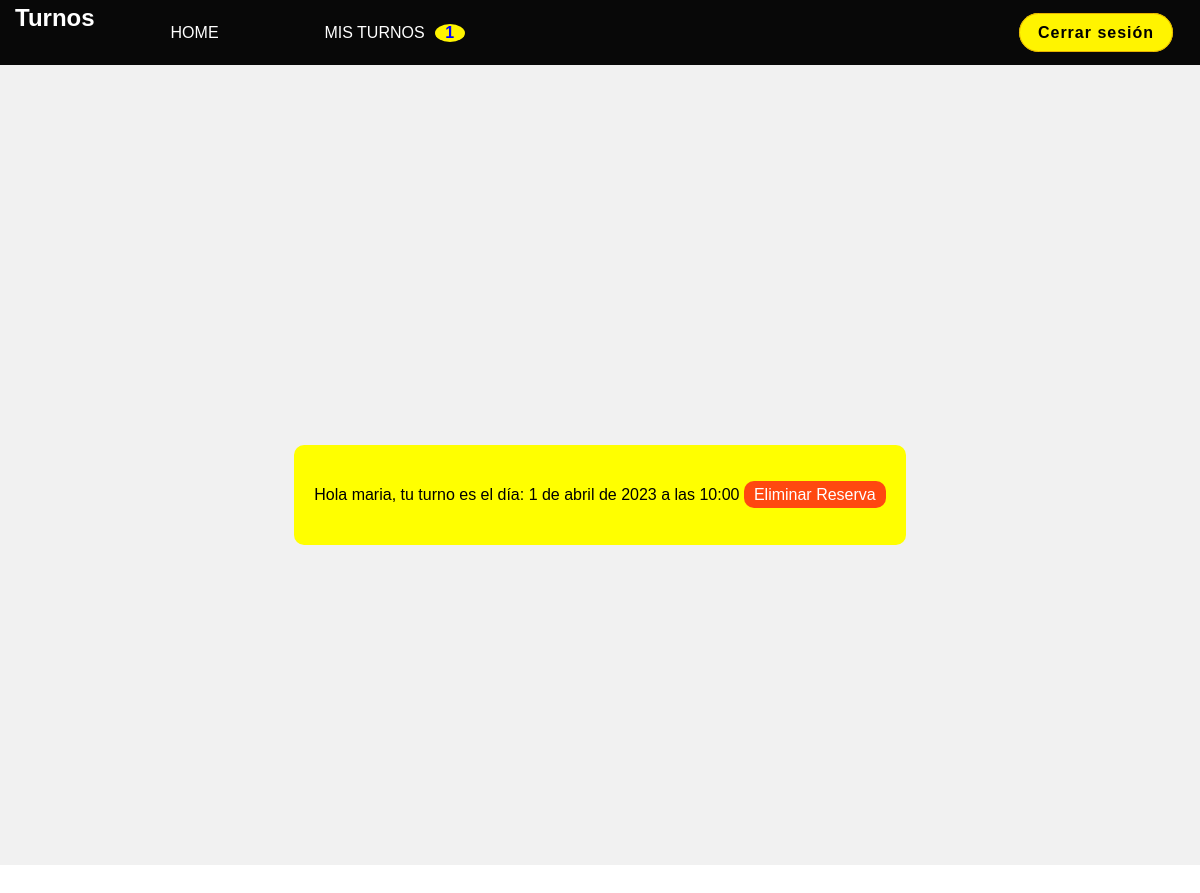
/misTurnos/ (signed in), run on an earlier commit of the app's database.
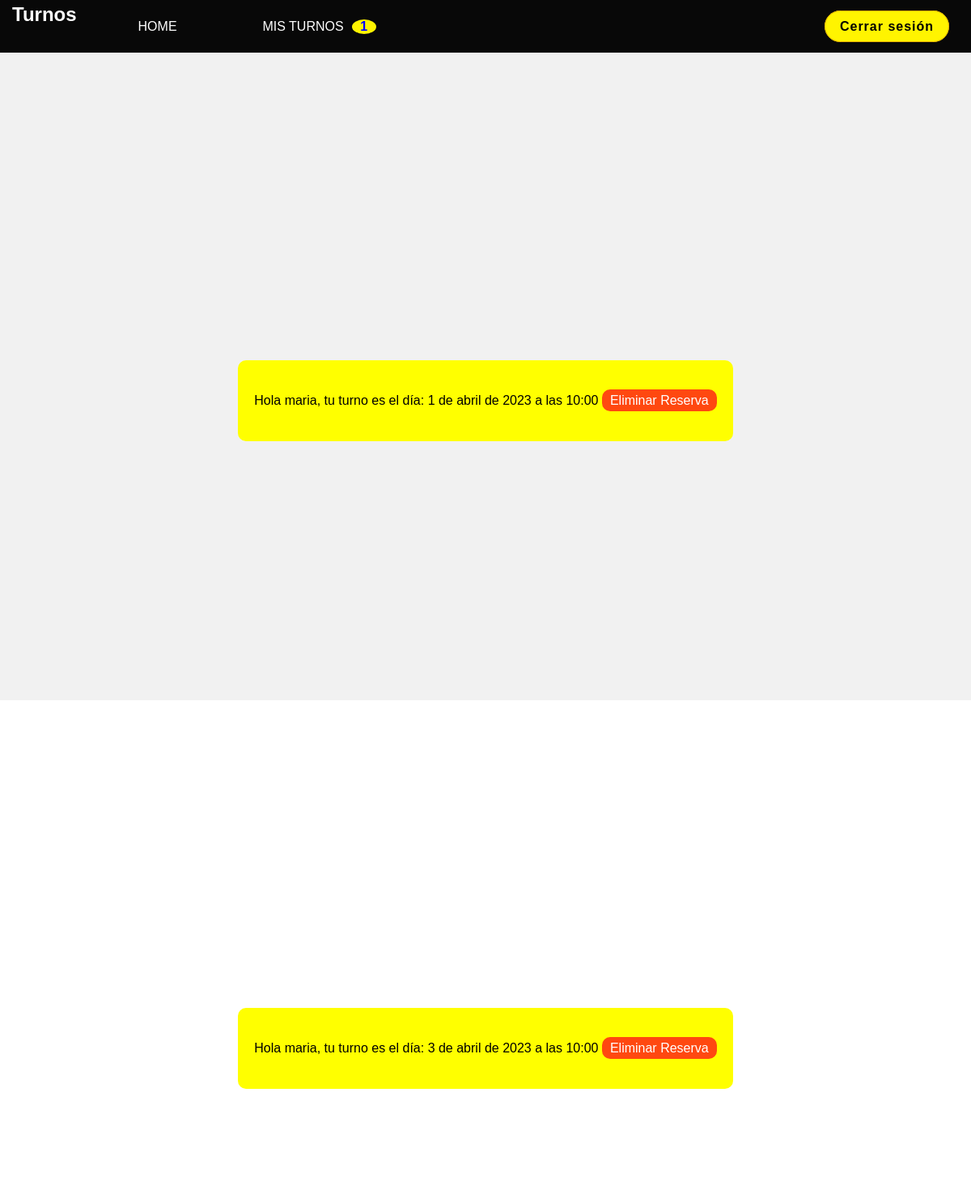
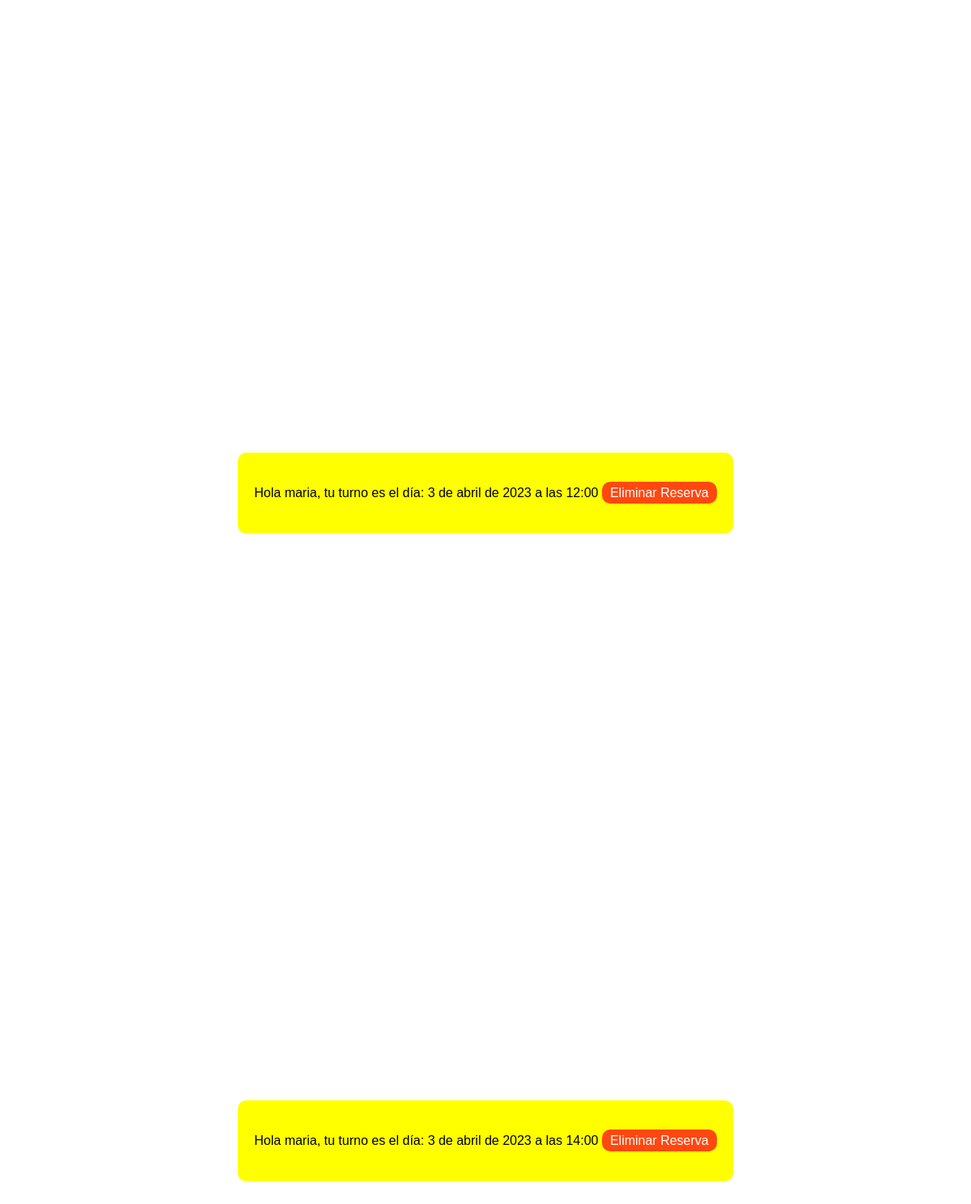
And on a later commit of the database (2 pictures, top to bottom).
### Turnos/models.py (models this page shows, shortened)
class Turno(models.Model):
    fecha = models.DateField()
    hora_inicio = models.TimeField()
    hora_fin = models.TimeField()
    asignado_a = models.ForeignKey(User, on_delete=models.SET_NULL, null=True, blank=True)
    activo = models.BooleanField(default=True)

### Turnos/views.py (the view)
# urls.py: path("misTurnos/" , misTurnos, name="misTurnos"),
def misTurnos(request):
    miTurno = Turno.objects.filter(asignado_a=request.user)
    return render(request, "Turnos/misTurnos.html" , {"miTurno": miTurno})

### Turnos/templates/Turnos/misTurnos.html
{% extends 'Turnos/turnos.html' %}
{% block Turnos %}
{% if not miTurno %}
<p>No tienes turnos disponibles</p>
{% else %}
{% for turno in miTurno %}
<div class="containerEliminar">
    <div class="eliminarReserva">
        <p>Hola {{turno.asignado_a}}, tu turno es el día: {{turno.fecha}} a las {{turno.hora_inicio}} <a class="btn-red"href="{% url 'Eliminar' turno.id %}">Eliminar Reserva</a></p>
    </div>
</div>
{% endfor %}
{% endif %}
{% endblock Turnos %}

What changed in the data, as far as the page shows it:
now on this page (row edited): Turno: asignado_a "maria", fecha "3 de abril de 2023", hora_inicio "10:00"
now on this page (row edited): Turno: asignado_a "maria", fecha "3 de abril de 2023", hora_inicio "12:00"
now on this page (row edited): Turno: asignado_a "maria", fecha "3 de abril de 2023", hora_inicio "14:00"
